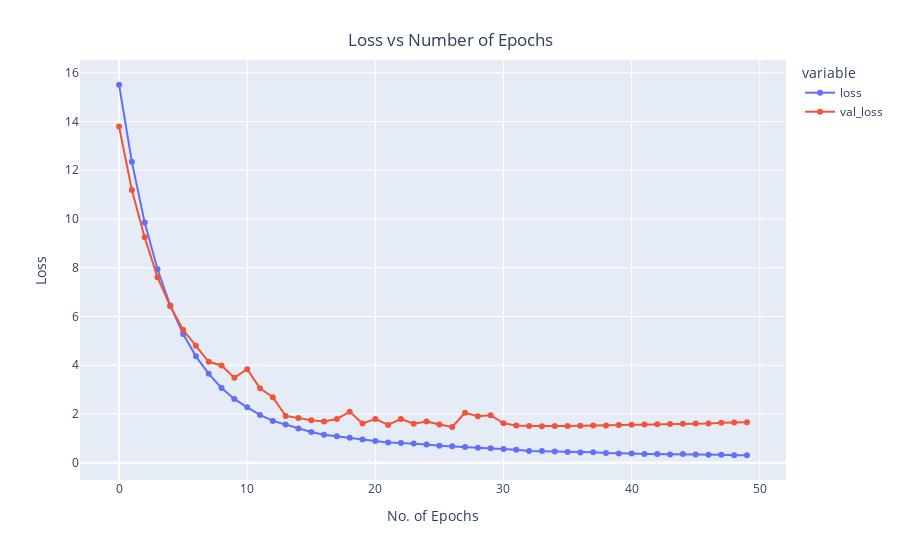

This figure's notebook cell:
### Code cell
x = px.line(data_frame = history, y = ["loss" , "val_loss"], markers = True)

x.update_xaxes(title="No. of Epochs")
x.update_yaxes(title = "Loss")
x.update_layout(
    showlegend = True,
    title = {
        'text': 'Loss vs Number of Epochs',
        'y':0.94,
        'x':0.5,
        'xanchor': 'center',
        'yanchor': 'top'
    }
)

x.show()

### Figure 1 — Plotly figure (JSON) as saved in the notebook; plotly's stock layout.template omitted (floating-point values rounded to 4 significant figures)
{"data": [{"hovertemplate": "variable=loss<br>index=%{x}<br>value=%{y}<extra></extra>", "legendgroup": "loss", "line": {"color": "#636efa", "dash": "solid"}, "marker": {"symbol": "circle"}, "mode": "lines+markers", "name": "loss", "orientation": "v", "showlegend": true, "type": "scatter", "x": [0, 1, 2, 3, 4, 5, 6, 7, 8, 9, 10, 11, 12, 13, 14, 15, 16, 17, 18, 19, 20, 21, 22, 23, 24, 25, 26, 27, 28, 29, 30, 31, 32, 33, 34, 35, 36, 37, 38, 39, 40, 41, 42, 43, 44, 45, 46, 47, 48, 49], "xaxis": "x", "y": [15.51, 12.35, 9.852, 7.935, 6.452, 5.278, 4.365, 3.648, 3.067, 2.618, 2.274, 1.961, 1.715, 1.568, 1.401, 1.262, 1.148, 1.092, 1.021, 0.9504, 0.8873, 0.8301, 0.8082, 0.7864, 0.7469, 0.7007, 0.6766, 0.649, 0.611, 0.5917, 0.5669, 0.5341, 0.4853, 0.4772, 0.4602, 0.4399, 0.4218, 0.4312, 0.4016, 0.3758, 0.3767, 0.3616, 0.3596, 0.3347, 0.3558, 0.3369, 0.3274, 0.328, 0.3122, 0.3073], "yaxis": "y"}, {"hovertemplate": "variable=val_loss<br>index=%{x}<br>value=%{y}<extra></extra>", "legendgroup": "val_loss", "line": {"color": "#EF553B", "dash": "solid"}, "marker": {"symbol": "circle"}, "mode": "lines+markers", "name": "val_loss", "orientation": "v", "showlegend": true, "type": "scatter", "x": [0, 1, 2, 3, 4, 5, 6, 7, 8, 9, 10, 11, 12, 13, 14, 15, 16, 17, 18, 19, 20, 21, 22, 23, 24, 25, 26, 27, 28, 29, 30, 31, 32, 33, 34, 35, 36, 37, 38, 39, 40, 41, 42, 43, 44, 45, 46, 47, 48, 49], "xaxis": "x", "y": [13.79, 11.19, 9.247, 7.611, 6.423, 5.454, 4.796, 4.14, 3.991, 3.49, 3.839, 3.052, 2.685, 1.922, 1.833, 1.738, 1.696, 1.796, 2.096, 1.606, 1.799, 1.551, 1.796, 1.603, 1.696, 1.566, 1.471, 2.052, 1.903, 1.948, 1.619, 1.525, 1.503, 1.498, 1.506, 1.511, 1.519, 1.527, 1.532, 1.545, 1.562, 1.567, 1.574, 1.591, 1.602, 1.607, 1.614, 1.638, 1.647, 1.659], "yaxis": "y"}], "layout": {"legend": {"title": {"text": "variable"}, "tracegroupgap": 0}, "margin": {"t": 60}, "showlegend": true, "title": {"text": "Loss vs Number of Epochs", "x": 0.5, "xanchor": "center", "y": 0.94, "yanchor": "top"}, "xaxis": {"anchor": "y", "domain": [0, 1], "title": {"text": "No. of Epochs"}}, "yaxis": {"anchor": "x", "domain": [0, 1], "title": {"text": "Loss"}}}}
